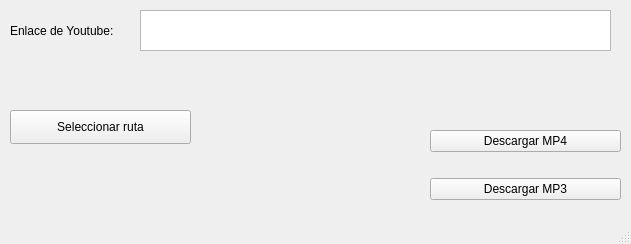
<?xml version="1.0" encoding="UTF-8"?>
<ui version="4.0">
 <class>MainWindow</class>
 <widget class="QMainWindow" name="MainWindow">
  <property name="geometry">
   <rect>
    <x>0</x>
    <y>0</y>
    <width>631</width>
    <height>244</height>
   </rect>
  </property>
  <property name="windowTitle">
   <string>Youtube Dowloader</string>
  </property>
  <property name="autoFillBackground">
   <bool>false</bool>
  </property>
  <widget class="QWidget" name="centralwidget">
   <widget class="QWidget" name="verticalLayoutWidget">
    <property name="geometry">
     <rect>
      <x>10</x>
      <y>10</y>
      <width>601</width>
      <height>41</height>
     </rect>
    </property>
    <layout class="QHBoxLayout" name="horizontalLayout">
     <item>
      <widget class="QLabel" name="label">
       <property name="text">
        <string>Enlace de Youtube:</string>
       </property>
      </widget>
     </item>
     <item>
      <spacer name="horizontalSpacer">
       <property name="orientation">
        <enum>Qt::Horizontal</enum>
       </property>
       <property name="sizeType">
        <enum>QSizePolicy::Fixed</enum>
       </property>
       <property name="sizeHint" stdset="0">
        <size>
         <width>20</width>
         <height>1</height>
        </size>
       </property>
      </spacer>
     </item>
     <item>
      <widget class="QTextEdit" name="url"/>
     </item>
    </layout>
   </widget>
   <widget class="QPushButton" name="pushButton">
    <property name="geometry">
     <rect>
      <x>10</x>
      <y>110</y>
      <width>181</width>
      <height>34</height>
     </rect>
    </property>
    <property name="text">
     <string>Seleccionar ruta</string>
    </property>
   </widget>
   <widget class="QWidget" name="verticalLayoutWidget_2">
    <property name="geometry">
     <rect>
      <x>430</x>
      <y>110</y>
      <width>191</width>
      <height>111</height>
     </rect>
    </property>
    <layout class="QVBoxLayout" name="contenedorbtn">
     <item>
      <widget class="QPushButton" name="buttonmp4">
       <property name="text">
        <string>Descargar MP4</string>
       </property>
      </widget>
     </item>
     <item>
      <widget class="QPushButton" name="buttonmp3">
       <property name="text">
        <string>Descargar MP3</string>
       </property>
      </widget>
     </item>
    </layout>
   </widget>
  </widget>
  <widget class="QStatusBar" name="statusbar"/>
 </widget>
 <resources/>
 <connections/>
</ui>
